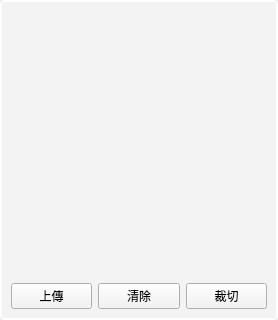
<?xml version="1.0" encoding="UTF-8"?>
<ui version="4.0">
 <class>ItemPic</class>
 <widget class="QWidget" name="ItemPic">
  <property name="geometry">
   <rect>
    <x>0</x>
    <y>0</y>
    <width>278</width>
    <height>320</height>
   </rect>
  </property>
  <property name="windowTitle">
   <string>Form</string>
  </property>
  <layout class="QGridLayout" name="gridLayout">
   <property name="leftMargin">
    <number>0</number>
   </property>
   <property name="topMargin">
    <number>0</number>
   </property>
   <property name="rightMargin">
    <number>0</number>
   </property>
   <property name="bottomMargin">
    <number>0</number>
   </property>
   <property name="spacing">
    <number>0</number>
   </property>
   <item row="0" column="0">
    <widget class="QWidget" name="wBg" native="true">
     <property name="styleSheet">
      <string notr="true">

QWidget#wBg{
background-color: rgb(255, 255, 255);
border-radius:5px;
color: rgb(41,41,41);
border: 1px solid #ffffff; 
 padding: 5px;}
</string>
     </property>
     <layout class="QGridLayout" name="gridLayout_2">
      <property name="leftMargin">
       <number>2</number>
      </property>
      <property name="topMargin">
       <number>2</number>
      </property>
      <property name="rightMargin">
       <number>2</number>
      </property>
      <property name="bottomMargin">
       <number>2</number>
      </property>
      <property name="spacing">
       <number>0</number>
      </property>
      <item row="0" column="0" colspan="2">
       <widget class="QLabel" name="lbPic">
        <property name="styleSheet">
         <string notr="true">border-image: url(:/image0.png);
background-color: #f3f3f3;</string>
        </property>
        <property name="text">
         <string/>
        </property>
       </widget>
      </item>
      <item row="1" column="0" colspan="2">
       <widget class="QStackedWidget" name="stackedWidget">
        <property name="sizePolicy">
         <sizepolicy hsizetype="Preferred" vsizetype="Fixed">
          <horstretch>0</horstretch>
          <verstretch>0</verstretch>
         </sizepolicy>
        </property>
        <property name="styleSheet">
         <string notr="true">background-color: #f3f3f3;
</string>
        </property>
        <property name="currentIndex">
         <number>0</number>
        </property>
        <widget class="QWidget" name="stackedWidgetPage1" native="true">
         <layout class="QHBoxLayout" name="horizontalLayout">
          <item>
           <widget class="QPushButton" name="btnUpload">
            <property name="styleSheet">
             <string notr="true"/>
            </property>
            <property name="text">
             <string>上傳</string>
            </property>
            <property name="icon">
             <iconset resource="../res/res.qrc">
              <normaloff>:/imageUpload.png</normaloff>:/imageUpload.png</iconset>
            </property>
           </widget>
          </item>
          <item>
           <widget class="QPushButton" name="btnLbPicClear">
            <property name="text">
             <string>清除</string>
            </property>
           </widget>
          </item>
          <item>
           <widget class="QPushButton" name="btnClip">
            <property name="styleSheet">
             <string notr="true"/>
            </property>
            <property name="text">
             <string>裁切</string>
            </property>
            <property name="icon">
             <iconset>
              <normalon>:/capture.png</normalon>
             </iconset>
            </property>
           </widget>
          </item>
         </layout>
        </widget>
        <widget class="QWidget" name="page">
         <layout class="QGridLayout" name="gridLayout_3">
          <item row="0" column="0">
           <widget class="QPushButton" name="btnDownload">
            <property name="maximumSize">
             <size>
              <width>90</width>
              <height>16777215</height>
             </size>
            </property>
            <property name="text">
             <string>下載</string>
            </property>
           </widget>
          </item>
         </layout>
        </widget>
       </widget>
      </item>
     </layout>
    </widget>
   </item>
  </layout>
 </widget>
 <resources>
  <include location="../res/res.qrc"/>
 </resources>
 <connections/>
</ui>
